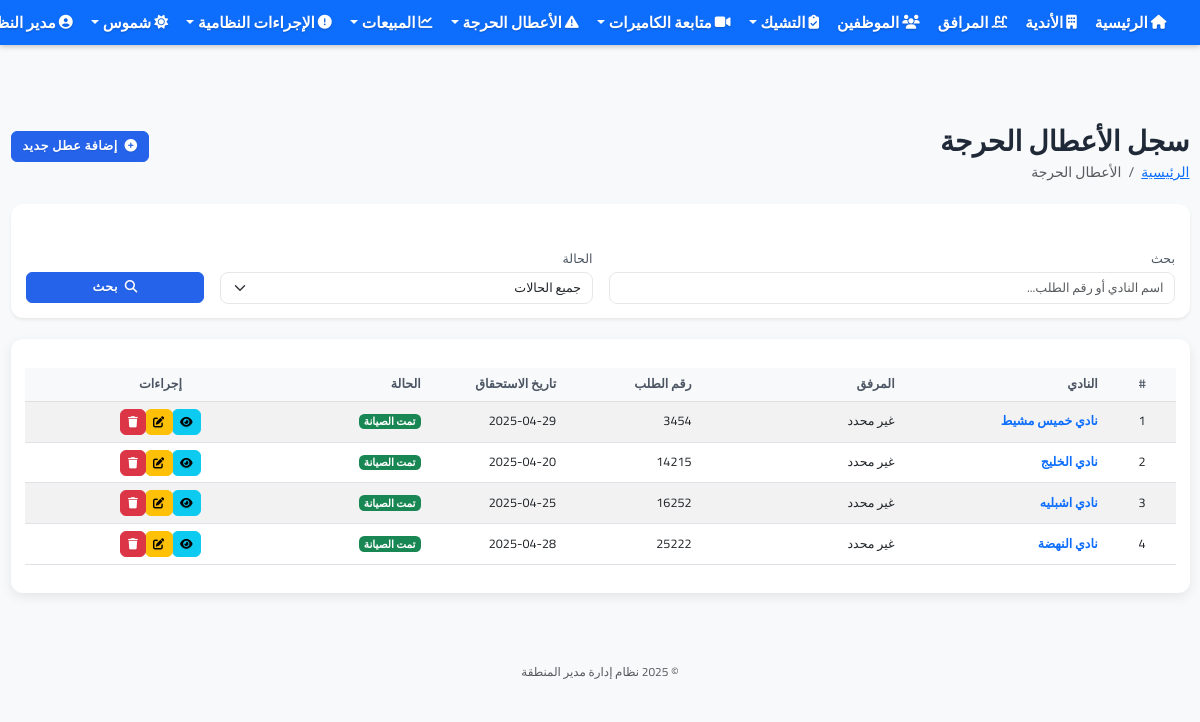
/critical-issues (signed in), run on the app's committed database.
### app.py (models this page shows, shortened)
class User(UserMixin, db.Model):
    __table__ = db.Table('user', db.metadata,
        db.Column('id', db.Integer, primary_key=True),
        db.Column('username', db.String(64), index=True, unique=True),
        db.Column('name', db.String(100)),
        db.Column('phone', db.String(20)),
        db.Column('password', db.String(128)),
        db.Column('is_admin', db.Boolean, default=False),
        db.Column('role', db.String(50), default='user'),  # الدور: admin, manager, supervisor, user
        extend_existing=True
    )
    permissions = db.relationship('Permission', secondary='user_permission', lazy='subquery',
                               backref=db.backref('users', lazy=True))
    clubs = db.relationship('Club', secondary=user_clubs, lazy='subquery',
                          backref=db.backref('users', lazy=True))
    def has_permission(self, permission_code):
        try:
            if self.is_admin:
                return True
        except Exception as e:
            print(f"خطأ في التحقق من الصلاحيات: {str(e)}")
            return False

class CriticalIssue(db.Model):
    __tablename__ = 'critical_issue'
    id = db.Column(db.Integer, primary_key=True)
    ticket_number = db.Column(db.String(50), nullable=False)  # رقم الطلب
    club_id = db.Column(db.Integer, db.ForeignKey('club.id'), nullable=False)
    creation_date = db.Column(db.Date, nullable=False, default=date.today)  # تاريخ إنشاء الطلب
    due_date = db.Column(db.Date, nullable=False)  # تاريخ الاستحقاق
    status = db.Column(db.String(50), nullable=False)  # الحالة (اغلاق الطلب بدون صيانة - تخطت تاريخ الاستحقاق - معلقة - تمت الصيانة)
    notes = db.Column(db.Text)  # ملاحظات
    created_at = db.Column(db.DateTime, default=datetime.now)
    updated_at = db.Column(db.DateTime, default=datetime.now, onupdate=datetime.now)
    club = db.relationship('Club', backref='critical_issues')

class Club(db.Model):
    id = db.Column(db.Integer, primary_key=True)
    name = db.Column(db.String(100), nullable=False)
    location = db.Column(db.String(200), nullable=False)
    manager_name = db.Column(db.String(100))
    phone = db.Column(db.String(20))
    facilities = db.relationship('Facility', secondary=club_facilities, lazy='subquery',
                               backref=db.backref('clubs', lazy=True))

### app.py (the view)
@app.route('/critical-issues')
@login_required
def critical_issues_list():
    search_query = request.args.get('search', '')
    status_filter = request.args.get('status', '')
    try:
        query = CriticalIssue.query
        if not current_user.is_admin:
            user_club_ids = [club.id for club in current_user.clubs]
            query = query.filter(CriticalIssue.club_id.in_(user_club_ids))
        if search_query:
            query = query.join(Club).filter(
                Club.name.contains(search_query) |
                CriticalIssue.ticket_number.contains(search_query)
            )
        if status_filter:
            query = query.filter(CriticalIssue.status == status_filter)
        issues = query.order_by(CriticalIssue.creation_date.desc()).all()
    except Exception:
        issues = []
    if current_user.is_admin:
        clubs = Club.query.all()
    else:
        clubs = current_user.clubs
    status_options = [
        'اغلاق الطلب بدون صيانة',
        'تخطت تاريخ الاستحقاق',
        'معلقة',
        'تمت الصيانة'
    ]
    try:
        db.create_all()
    except Exception:
        pass
    return render_template('critical_issues/index.html',
                          title='سجل الأعطال الحرجة',
                          issues=issues,
                          clubs=clubs,
                          status_options=status_options,
                          search_query=search_query,
                          status_filter=status_filter)

### templates/critical_issues/index.html (shortened to what this page needs)
{% extends "base.html" %}
{% block content %}
<div class="d-flex justify-content-between align-items-center mb-4">
    <div>
        <h1 class="mb-1">سجل الأعطال الحرجة</h1>
        <nav aria-label="breadcrumb">
            <ol class="breadcrumb mb-0">
                <li class="breadcrumb-item"><a href="{{ url_for('index') }}">الرئيسية</a></li>
                <li class="breadcrumb-item active" aria-current="page">الأعطال الحرجة</li>
            </ol>
        </nav>
    </div>
    <div>
        <a href="{{ url_for('new_critical_issue') }}" class="btn btn-primary">
            <i class="fas fa-plus-circle me-1"></i> إضافة عطل جديد
        </a>
    </div>
</div>
<div class="card shadow-sm mb-4">
    <div class="card-body">
        <form method="get" action="{{ url_for('critical_issues_list') }}">
            <div class="row align-items-end">
                <div class="col-md-6">
                    <label for="search" class="form-label">بحث</label>
                    <input type="text" class="form-control" id="search" name="search" placeholder="اسم النادي أو رقم الطلب..." value="{{ search_query }}">
                </div>
                <div class="col-md-4">
                    <label for="status" class="form-label">الحالة</label>
                    <select class="form-select" id="status" name="status">
                        <option value="">جميع الحالات</option>
                    </select>
                </div>
                <div class="col-md-2">
                    <button type="submit" class="btn btn-primary w-100">
                        <i class="fas fa-search me-1"></i> بحث
                    </button>
                </div>
            </div>
        </form>
    </div>
</div>
<div class="card">
    <div class="card-body">
        {% if issues %}
        <div class="table-responsive">
            <table class="table table-striped table-hover align-middle">
                <thead class="table-light">
                    <tr>
                        <th class="text-center" width="5%">#</th>
                        <th width="15%">النادي</th>
                        <th width="15%">المرفق</th>
                        <th width="10%">رقم الطلب</th>
                        <th width="10%">تاريخ الاستحقاق</th>
                        <th width="10%">الحالة</th>
                        <th class="text-center" width="20%">إجراءات</th>
                    </tr>
                </thead>
                <tbody>
                    {% for issue in issues %}
                    <tr>
                        <td class="text-center">{{ loop.index }}</td>
                        <td>
                            <a href="{{ url_for('club_detail', id=issue.club.id) }}" class="text-decoration-none fw-bold text-primary">
                                {{ issue.club.name }}
                            </a>
                        </td>
                        <td>غير محدد</td>
                        <td>{{ issue.ticket_number }}</td>
                        <td>{{ issue.due_date.strftime('%Y-%m-%d') }}</td>
                        <td>
                            {% if issue.status == 'تمت الصيانة' %}
                                <span class="badge bg-success">{{ issue.status }}</span>
                            {% elif issue.status == 'معلقة' %}
                                <span class="badge bg-warning text-dark">{{ issue.status }}</span>
                            {% elif issue.status == 'تخطت تاريخ الاستحقاق' %}
                                <span class="badge bg-danger">{{ issue.status }}</span>
                            {% elif issue.status == 'اغلاق الطلب بدون صيانة' %}
                                <span class="badge bg-secondary">{{ issue.status }}</span>
                            {% else %}
                                <span class="badge bg-info">{{ issue.status }}</span>
                            {% endif %}
                        </td>
                        <td class="text-center">
                            <div class="btn-group">
                                <a href="{{ url_for('critical_issue_detail', id=issue.id) }}" class="btn btn-sm btn-info" title="عرض التفاصيل">
                                    <i class="fas fa-eye"></i>
                                </a>
                                <a href="{{ url_for('edit_critical_issue', id=issue.id) }}" class="btn btn-sm btn-warning" title="تعديل">
                                    <i class="fas fa-edit"></i>
                                </a>
                                <a href="{{ url_for('delete_critical_issue', id=issue.id) }}" class="btn btn-sm btn-danger" title="حذف" onclick="return confirm('هل أنت متأكد من حذف العطل الحرج؟')">
                                    <i class="fas fa-trash"></i>
                                </a>
                            </div>
                        </td>
                    </tr>
                    {% endfor %}
                </tbody>
            </table>
        </div>
        {% endif %}
    </div>
</div>
{% endblock %}

### templates/base.html (shortened to what this page needs)
<!DOCTYPE html>
<html lang="ar" dir="rtl">
<head>
    <link rel="stylesheet" href="https://cdn.jsdelivr.net/npm/bootstrap@5.3.0/dist/css/bootstrap.rtl.min.css">
    <link rel="stylesheet" href="https://cdnjs.cloudflare.com/ajax/libs/font-awesome/6.4.0/css/all.min.css" media="print" onload="this.media='all'">
    <link rel="stylesheet" href="{{ url_for('static', filename='css/fix-size.css') }}">
    <link rel="stylesheet" href="{{ url_for('static', filename='css/performance.css') }}">
    <link rel="stylesheet" href="{{ url_for('static', filename='css/compact-style.css') }}?v={{ range(100000, 999999) | random }}">
    <link rel="stylesheet" href="{{ url_for('static', filename='css/navbar-fixed-solution.css') }}?v={{ range(100000, 999999) | random }}">
    <link rel="stylesheet" href="{{ url_for('static', filename='css/navbar-fixed-absolute-new.css') }}?v={{ range(100000, 999999) | random }}">
    <link rel="stylesheet" href="{{ url_for('static', filename='css/dashboard-cards-fix.css') }}?v={{ range(100000, 999999) | random }}">
</head>
<body class="no-margin" style="padding-top: 70px !important; margin: 0 !important; overflow-x: hidden !important;">
    <nav class="navbar navbar-expand-lg navbar-dark bg-primary px-2 fixed-top" style="position: fixed !important; top: 0 !important; left: 0 !important; right: 0 !important; width: 100% !important; z-index: 1030 !important; margin: 0 !important; padding: 0 !important; height: 45px !important; box-shadow: 0 2px 5px rgba(0, 0, 0, 0.2) !important; transform: none !important; transition: none !important; animation: none !important; will-change: auto !important;">
        <div class="container-fluid" style="padding: 0;">
            <div class="collapse navbar-collapse" id="navbarNav">
                <ul class="navbar-nav">
                    {% if current_user.is_authenticated %}
                    <li class="nav-item">
                        <a class="nav-link fw-bold" href="{{ url_for('index') }}">
                            <i class="fas fa-home me-1"></i> الرئيسية
                        </a>
                    </li>
                    <li class="nav-item">
                        <a class="nav-link fw-bold" href="{{ url_for('clubs') }}">
                            <i class="fas fa-building me-1"></i> الأندية
                        </a>
                    </li>
                    <li class="nav-item">
                        <a class="nav-link fw-bold" href="{{ url_for('facilities') }}">
                            <i class="fas fa-swimming-pool me-1"></i> المرافق
                        </a>
                    </li>
                    <li class="nav-item">
                        <a class="nav-link fw-bold" href="{{ url_for('employees') }}">
                            <i class="fas fa-users me-1"></i> الموظفين
                        </a>
                    </li>
                    <li class="nav-item dropdown">
                        <a class="nav-link dropdown-toggle fw-bold" href="#" id="checksDropdown" role="button" data-bs-toggle="dropdown">
                            <i class="fas fa-clipboard-check me-1"></i> التشيك
                        </a>
                    </li>
                    <li class="nav-item dropdown">
                        <a class="nav-link dropdown-toggle fw-bold" href="#" id="cameraDropdown" role="button" data-bs-toggle="dropdown">
                            <i class="fas fa-video me-1"></i> متابعة الكاميرات
                        </a>
                    </li>
                    <li class="nav-item dropdown">
                        <a class="nav-link dropdown-toggle fw-bold" href="#" id="criticalIssuesDropdown" role="button" data-bs-toggle="dropdown">
                            <i class="fas fa-exclamation-triangle me-1"></i> الأعطال الحرجة
                        </a>
                    </li>
                    <li class="nav-item dropdown">
                        <a class="nav-link dropdown-toggle fw-bold" href="#" id="salesDropdown" role="button" data-bs-toggle="dropdown">
                            <i class="fas fa-chart-line me-1"></i> المبيعات
                        </a>
                    </li>
                    <li class="nav-item dropdown">
                        <a class="nav-link dropdown-toggle fw-bold" href="#" id="violationsDropdown" role="button" data-bs-toggle="dropdown">
                            <i class="fas fa-exclamation-circle me-1"></i> الإجراءات النظامية
                        </a>
                    </li>
                    <li class="nav-item dropdown">
                        <a class="nav-link dropdown-toggle fw-bold" href="#" id="shumoosDropdown" role="button" data-bs-toggle="dropdown">
                            <i class="fas fa-sun me-1"></i> شموس
                        </a>
                    </li>
                    {% endif %}
                </ul>
                <ul class="navbar-nav ms-auto">
                    {% if current_user.is_authenticated %}
                    <li class="nav-item dropdown">
                        <a class="nav-link dropdown-toggle fw-bold" href="#" id="navbarDropdown" role="button" data-bs-toggle="dropdown">
                            <i class="fas fa-user-circle me-1"></i> {{ current_user.name }}
                        </a>
                    </li>
                    {% else %}
                    <li class="nav-item">
                        <a class="nav-link fw-bold" href="{{ url_for('login') }}">
                            <i class="fas fa-sign-in-alt me-1"></i> تسجيل الدخول
                        </a>
                    </li>
                    {% endif %}
                </ul>
            </div>
        </div>
    </nav>
    <main class="container-fluid px-3" style="margin-top: 20px !important; padding-top: 20px !important;">
        {% block content %}{% endblock %}
    </main>
    <footer class="footer mt-5 py-3 bg-light">
        <div class="container text-center">
            <span class="text-muted">© 2025 نظام إدارة مدير المنطقة</span>
        </div>
    </footer>
</body>
</html>

### data on the page
User: name "مدير…"
CriticalIssue: club.name "نادي خميس مشيط", ticket_number "3454", due_date "2025-04-29", status "تمت الصيانة"
CriticalIssue: club.name "نادي الخليج", ticket_number "14215", due_date "2025-04-20", status "تمت الصيانة"
CriticalIssue: club.name "نادي اشبليه", ticket_number "16252", due_date "2025-04-25", status "تمت الصيانة"
CriticalIssue: club.name "نادي النهضة", ticket_number "25222", due_date "2025-04-28", status "تمت الصيانة"
